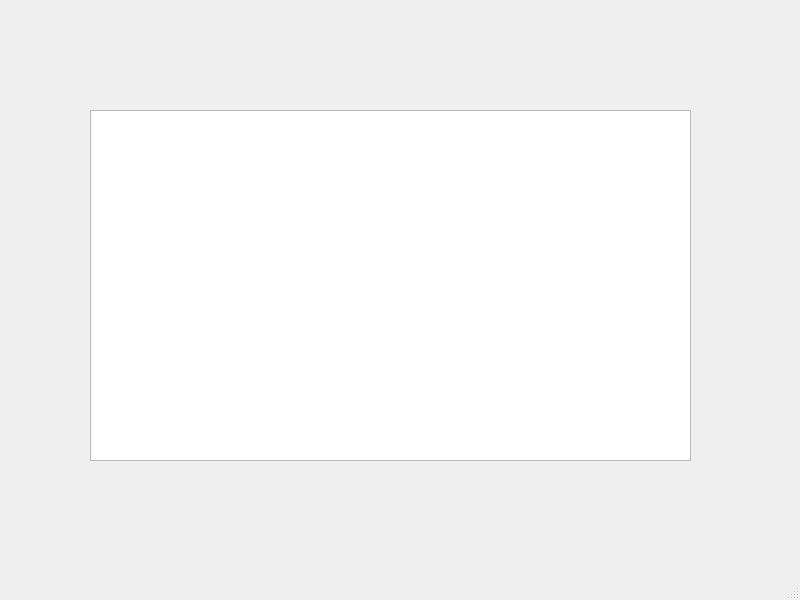
<?xml version="1.0" encoding="UTF-8"?>
<ui version="4.0">
 <class>MainWindow</class>
 <widget class="QMainWindow" name="MainWindow">
  <property name="geometry">
   <rect>
    <x>0</x>
    <y>0</y>
    <width>800</width>
    <height>600</height>
   </rect>
  </property>
  <property name="windowTitle">
   <string>MainWindow</string>
  </property>
  <widget class="QWidget" name="centralwidget">
   <widget class="QTextEdit" name="textEdit">
    <property name="geometry">
     <rect>
      <x>90</x>
      <y>110</y>
      <width>601</width>
      <height>351</height>
     </rect>
    </property>
   </widget>
  </widget>
  <widget class="QMenuBar" name="menubar">
   <property name="geometry">
    <rect>
     <x>0</x>
     <y>0</y>
     <width>800</width>
     <height>22</height>
    </rect>
   </property>
  </widget>
  <widget class="QStatusBar" name="statusbar"/>
 </widget>
 <resources/>
 <connections/>
</ui>
